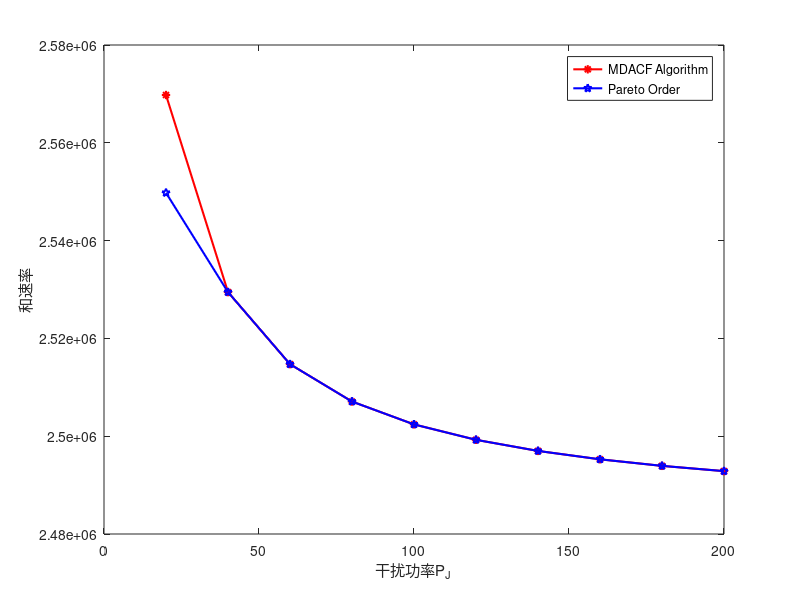

Source code (MATLAB):
clear all
clear clc

% load 10_huhui.mat
% x=[1:1:50];
% inder=[1:length(x)];
% y=[2223869.95699694;2223869.95699694;2223869.95699694;2223869.95699694;2223869.95699694;
%     2223869.95699694;2223869.95699694;2223869.95699694;2223869.95699694;2223869.95699694;
%     2223869.95699694;2223869.95699694;2223869.95699694;2223869.95699694;2223869.95699694
%     2223869.95699694;2223869.95699694;2223869.95699694;2223869.95699694;2223869.95699694;
%     2223869.95699694;2223869.95699694;2223869.95699694;2223869.95699694;2223869.95699694;
%     2223869.95699694;2223869.95699694;2223869.95699694;2223869.95699694;2223869.95699694;
%     2223869.95699694;2223869.95699694;2223869.95699694;2223869.95699694;2223869.95699694;
%     2223869.95699694;2223869.95699694;2223869.95699694;2223869.95699694;2223869.95699694;
%     2223869.95699694;2223869.95699694;2223869.95699694;2223869.95699694;2223869.95699694;
%     2223869.95699694;2223869.95699694;2223869.95699694;2223869.95699694;2223869.95699694];
% axis([1 50 2.2e6 2.55e6]);
% grid on
% plot(R_max1,'ro-','LineWidth',1.5,'MarkerSize',6); hold on
% plot(x(inder),y,'b*-','LineWidth',1.5,'MarkerSize',6)
% xlabel('迭代次数')
% ylabel('和速率')
% legend('联盟形成博弈','直接传输')



%  用户数
% x=[10:2:21];
% inder=[1:length(x)];
% y1=[2502414.48726721;	
% 2614959.56981916;	
% 2657716.84214878;	
% 2902989.99156682;	
% 3052920.90904980;	
% 3247222.43864010];
% y2=[2502414.48726721;	
% 2614959.56981916;	
% 2655704.76907922;	
% 2920124.00126738;	
% 3045988.94173009;	
% 3215117.34862619];
% y3=[2502414.48726721;	
% 2614959.56981916;	
% 2655704.76907922;	
% 2886302.23462400;	
% 3028867.80340223;	
% 3238030.99421867];  %%%%%%%%%%%%  以上是运行足够多的次数
% y1=[2502414.48726721;2614959.56981916;2657716.84214878;2902989.99156682;
%     3030250.57388580;3237985.19354919];  %CFG
% y2=[2475280.39054471;2578505.49692894;2614959.56981916;		
%     2848425.48325024;2981416.46824663;3134684.85755163]; %pareto
% y3=[2502414.48726721;2595711.58339306;	2636699.16692651	
%      2864949.92620821;2998993.05803192;3183727.29532560];  %selfish
% % y3=Reward_All_Users;
% 	
% figure
% y=[y1 y2 y3];
% bar(x,y)
% figure 
% grid on
% plot(x(inder),y1,'rs-','LineWidth',1.5,'MarkerSize',8);hold on
% plot(x(inder),y2,'bo-','LineWidth',1.5,'MarkerSize',8);hold on
% plot(x(inder),y3,'m*-','LineWidth',1.5,'MarkerSize',8);hold on
% legend('Reciprocity Order','Pareto Order','Selfish Order')
% xlabel('Number of users')
% ylabel('和速率')





%%   干扰功率的变化
x=[20:20:200];
inder=[1:length(x)];
y1=[2569774.46337360;2.529464059724432e06;
2.514727294514332e06;2.507088312697727e06;
2.502414487267207e06;2.499259987761442e06;
2.496987557451598e06;2.495272607805754e06;
2.493932408182520e06;2492856.2222926];   %互惠准则

y2=[2549774.46337360;
2529464.05972443;
2514727.29451433;
2507088.31269773;
2502410.05972443;
2499259.98776144;
2496987.55745160;
2495272.60780575;
2493932.40818252;
2492856.22229267];
 
figure 
plot(x(inder),y1,'r*-','LineWidth',1.5,'MarkerSize',6);hold on
plot(x(inder),y2,'bp-','LineWidth',1.5,'MarkerSize',6);hold on
%plot(x(inder),y3,'ks-','LineWidth',1.5,'MarkerSize',6)
legend('MDACF Algorithm','Pareto Order')
xlabel('干扰功率P_J')
ylabel('和速率')
